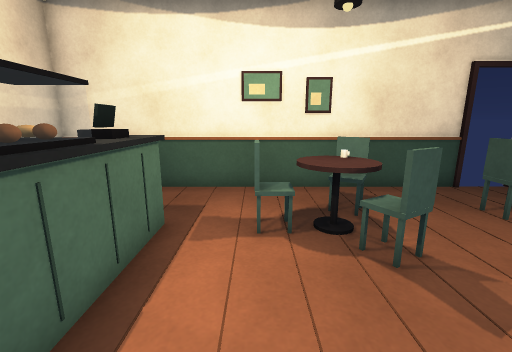
view 1 (above)

15 first-person views from a walk through a 3-D level made in the Unity game engine. The camera is 1.2 m above the floor, tilts 12° down and sees 90° across. The floor is counted in squares, 0.5 m on a side. Each view is taken from the middle of a square. On the plan, view 1 faces up. The plan holds only what a view shows up to about 17 squares ahead; the rest is blank. The place goes on beyond the plan. The player is left out. Door leaves are left out, so doorways stand open.

view 2
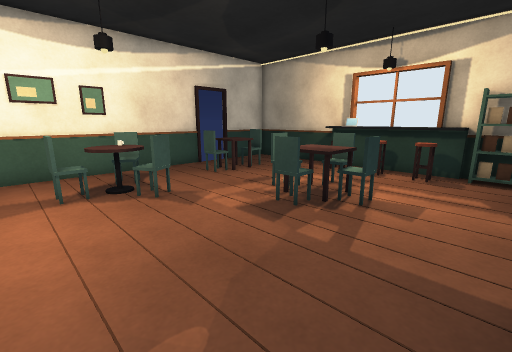

view 3
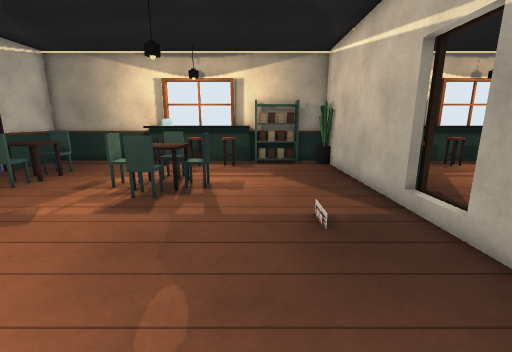

view 4
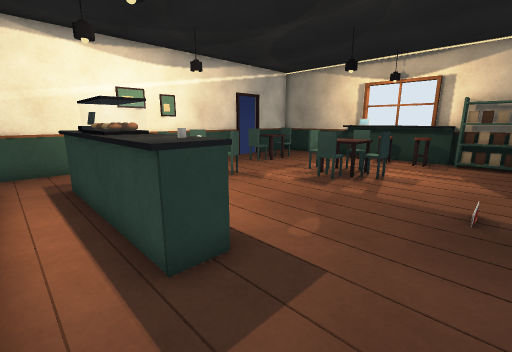

view 5
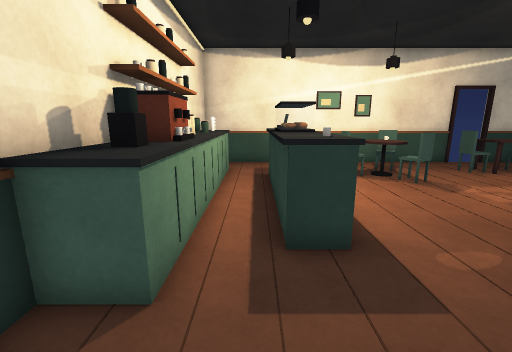

view 6
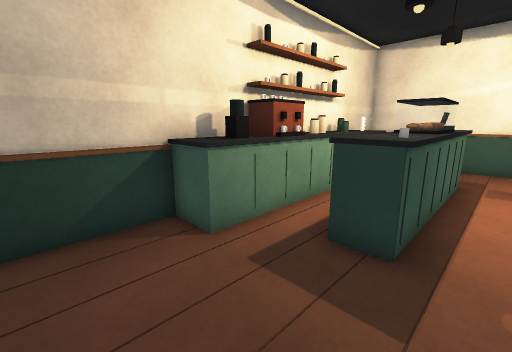

view 7
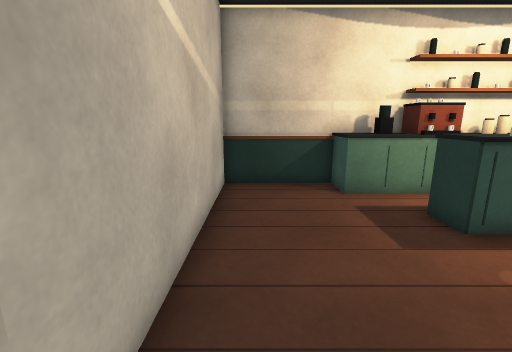

view 8
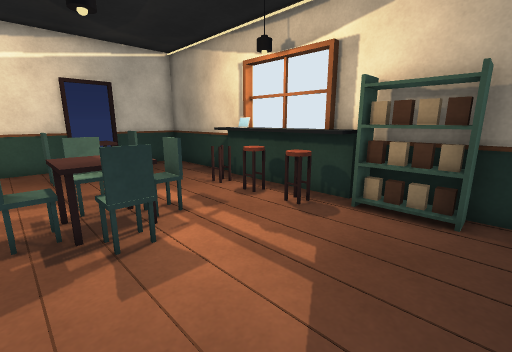

view 9
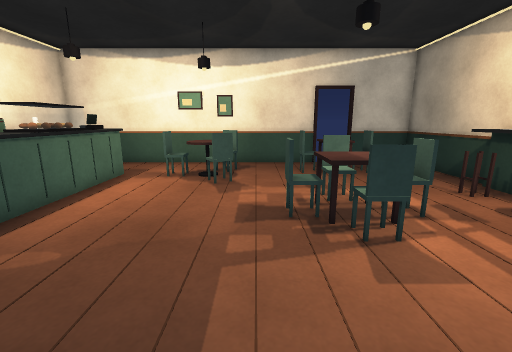

view 10
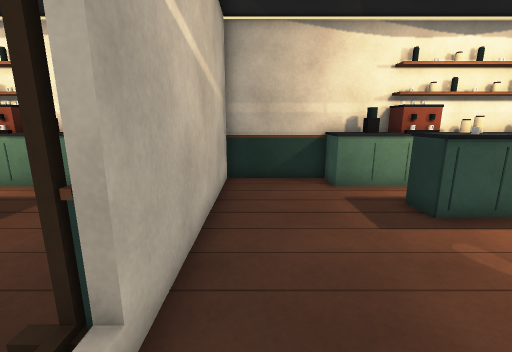

view 11
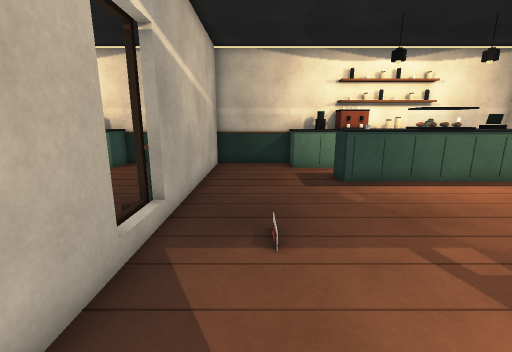

view 12
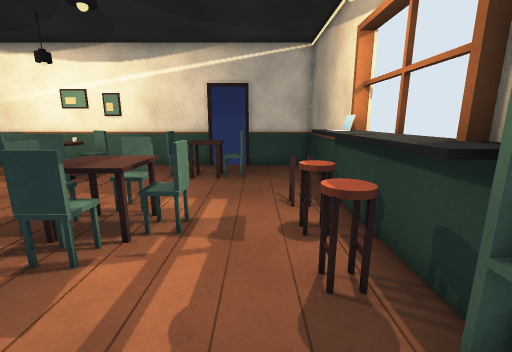

view 13
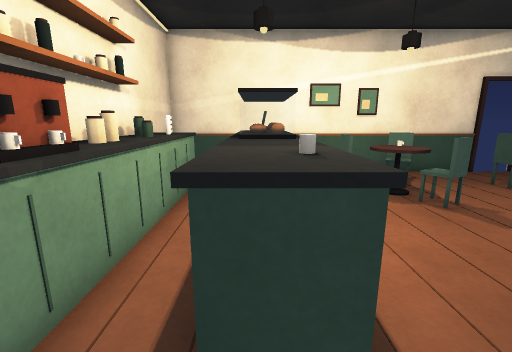

view 14
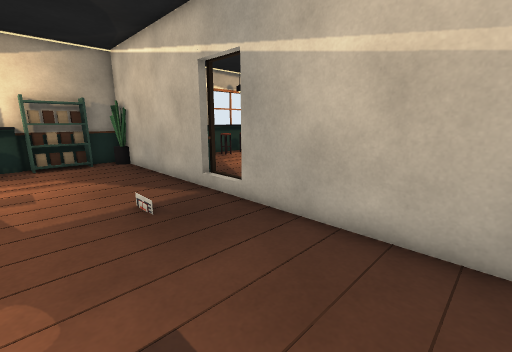

view 15
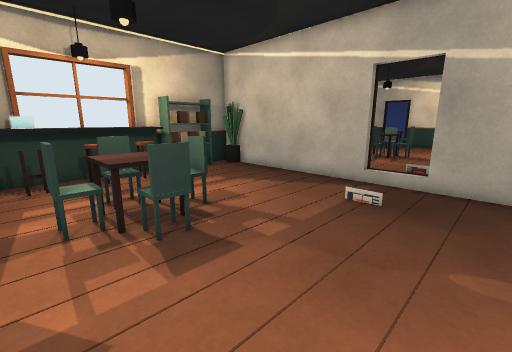

### Floor plan
Key: @ floor where view 1 was taken; # wall or solid block; . floor; D open door; = window, fence, low wall or low ledge; ^ raised ledge; O other object.
Columns run from 7 left of view 1 to 13 right of it. Each row starts with its distance up from view 1.
 10      ####### ##  ##
  9 ###############DD####
  8 #...................#
  7 #^.......  ....O....#
  6 #^..^..O #O..O==O...#
  5 ###=O=..O# .........#
  4 #O==OO...#O.........#
  3 #O.=O=............=^#
  2 #O.=O=........O...OO#
  1 #O=#^^......O##O..OO#
  0 #O=.^^.@....###...OO#
 -1 #O=.^^.......#O...OO#
 -2 #O=...............OO#
 -3 #^.................O#
 -4 #..................O#
 -5 #..................O#
 -6 #...................#
 -7 ##########.##########
 -8          ###
 -9          .

Positions as (right, up) in squares from view 1, and headings:
1: (0, 0), facing up
2: (-1, -4), facing up-right
3: (-3, -3), facing right
4: (-5, -5), facing up-right
5: (-4, -6), facing up
6: (-1, -6), facing up-left
7: (3, -6), facing left
8: (5, -6), facing up-right
9: (4, -6), facing up
10: (4, -6), facing left
11: (8, -5), facing left
12: (10, -5), facing up
13: (-3, -3), facing up
14: (-4, -2), facing down-right
15: (0, 3), facing down-right
